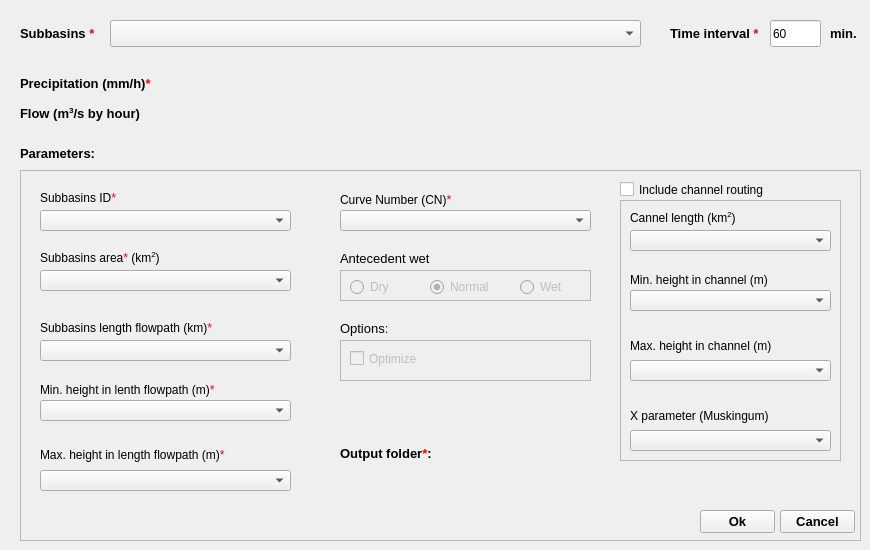
   <widget class="QWidget" name="tab_model">
    <property name="whatsThis">
     <string>&lt;html&gt;&lt;head/&gt;&lt;body&gt;&lt;p&gt;Input data and model parameters&lt;/p&gt;&lt;/body&gt;&lt;/html&gt;</string>
    </property>
    <attribute name="title">
     <string>Model</string>
    </attribute>
    <widget class="QLabel" name="label">
     <property name="geometry">
      <rect>
       <x>20</x>
       <y>20</y>
       <width>81</width>
       <height>27</height>
      </rect>
     </property>
     <property name="font">
      <font>
       <family>Arial</family>
       <pointsize>10</pointsize>
       <weight>75</weight>
       <bold>true</bold>
      </font>
     </property>
     <property name="text">
      <string>&lt;html&gt;&lt;head/&gt;&lt;body&gt;&lt;p&gt;Subbasins &lt;span style=&quot; font-weight:600; color:#ff0000;&quot;&gt;*&lt;/span&gt;&lt;/p&gt;&lt;/body&gt;&lt;/html&gt;</string>
     </property>
     <property name="textFormat">
      <enum>Qt::AutoText</enum>
     </property>
    </widget>
    <widget class="QgsMapLayerComboBox" name="cb_invector">
     <property name="geometry">
      <rect>
       <x>110</x>
       <y>20</y>
       <width>531</width>
       <height>27</height>
      </rect>
     </property>
    </widget>
    <widget class="QFrame" name="frame">
     <property name="geometry">
      <rect>
       <x>20</x>
       <y>170</y>
       <width>841</width>
       <height>371</height>
      </rect>
     </property>
     <property name="frameShape">
      <enum>QFrame::StyledPanel</enum>
     </property>
     <property name="frameShadow">
      <enum>QFrame::Raised</enum>
     </property>
     <widget class="QgsFieldComboBox" name="cb_area">
      <property name="geometry">
       <rect>
        <x>20</x>
        <y>100</y>
        <width>251</width>
        <height>21</height>
       </rect>
      </property>
      <property name="duplicatesEnabled">
       <bool>true</bool>
      </property>
      <property name="allowEmptyFieldName">
       <bool>true</bool>
      </property>
     </widget>
     <widget class="QLabel" name="label_2">
      <property name="geometry">
       <rect>
        <x>20</x>
        <y>150</y>
        <width>221</width>
        <height>16</height>
       </rect>
      </property>
      <property name="font">
       <font>
        <family>Arial</family>
        <pointsize>9</pointsize>
        <weight>50</weight>
        <bold>false</bold>
       </font>
      </property>
      <property name="text">
       <string>&lt;html&gt;&lt;head/&gt;&lt;body&gt;&lt;p&gt;Subbasins length flowpath (km)&lt;span style=&quot; color:#ff0000;&quot;&gt;*&lt;/span&gt;&lt;/p&gt;&lt;/body&gt;&lt;/html&gt;</string>
      </property>
      <property name="textFormat">
       <enum>Qt::MarkdownText</enum>
      </property>
     </widget>
     <widget class="QLabel" name="label_3">
      <property name="geometry">
       <rect>
        <x>20</x>
        <y>80</y>
        <width>151</width>
        <height>16</height>
       </rect>
      </property>
      <property name="font">
       <font>
        <family>Arial</family>
        <pointsize>9</pointsize>
        <weight>50</weight>
        <bold>false</bold>
       </font>
      </property>
      <property name="text">
       <string>&lt;html&gt;&lt;head/&gt;&lt;body&gt;&lt;p&gt;Subbasins area&lt;span style=&quot; color:#ff0000;&quot;&gt;*&lt;/span&gt; (km&lt;span style=&quot; vertical-align:super;&quot;&gt;2&lt;/span&gt;)&lt;/p&gt;&lt;/body&gt;&lt;/html&gt;</string>
      </property>
      <property name="textFormat">
       <enum>Qt::MarkdownText</enum>
      </property>
     </widget>
     <widget class="QgsFieldComboBox" name="cb_lp">
      <property name="geometry">
       <rect>
        <x>20</x>
        <y>170</y>
        <width>251</width>
        <height>21</height>
       </rect>
      </property>
      <property name="acceptDrops">
       <bool>false</bool>
      </property>
      <property name="duplicatesEnabled">
       <bool>true</bool>
      </property>
      <property name="allowEmptyFieldName">
       <bool>true</bool>
      </property>
     </widget>
     <widget class="QFrame" name="frame_2">
      <property name="geometry">
       <rect>
        <x>320</x>
        <y>100</y>
        <width>251</width>
        <height>31</height>
       </rect>
      </property>
      <property name="frameShape">
       <enum>QFrame::StyledPanel</enum>
      </property>
      <property name="frameShadow">
       <enum>QFrame::Raised</enum>
      </property>
      <widget class="QRadioButton" name="rb_dry">
       <property name="enabled">
        <bool>false</bool>
       </property>
       <property name="geometry">
        <rect>
         <x>10</x>
         <y>10</y>
         <width>61</width>
         <height>14</height>
        </rect>
       </property>
       <property name="font">
        <font>
         <family>Arial</family>
         <pointsize>9</pointsize>
         <weight>50</weight>
         <bold>false</bold>
        </font>
       </property>
       <property name="text">
        <string>Dry</string>
       </property>
      </widget>
      <widget class="QRadioButton" name="rb_wet">
       <property name="enabled">
        <bool>false</bool>
       </property>
       <property name="geometry">
        <rect>
         <x>180</x>
         <y>10</y>
         <width>51</width>
         <height>14</height>
        </rect>
       </property>
       <property name="font">
        <font>
         <family>Arial</family>
         <pointsize>9</pointsize>
         <weight>50</weight>
         <bold>false</bold>
        </font>
       </property>
       <property name="text">
        <string>Wet</string>
       </property>
      </widget>
      <widget class="QRadioButton" name="rb_normal">
       <property name="enabled">
        <bool>false</bool>
       </property>
       <property name="geometry">
        <rect>
         <x>90</x>
         <y>10</y>
         <width>71</width>
         <height>14</height>
        </rect>
       </property>
       <property name="font">
        <font>
         <family>Arial</family>
         <pointsize>9</pointsize>
         <weight>50</weight>
         <bold>false</bold>
        </font>
       </property>
       <property name="text">
        <string>Normal</string>
       </property>
       <property name="checked">
        <bool>true</bool>
       </property>
      </widget>
     </widget>
     <widget class="QLabel" name="label_13">
      <property name="geometry">
       <rect>
        <x>320</x>
        <y>20</y>
        <width>171</width>
        <height>20</height>
       </rect>
      </property>
      <property name="font">
       <font>
        <family>Arial</family>
        <pointsize>9</pointsize>
        <weight>50</weight>
        <bold>false</bold>
       </font>
      </property>
      <property name="text">
       <string>&lt;html&gt;&lt;head/&gt;&lt;body&gt;&lt;p&gt;Curve Number (CN)&lt;span style=&quot; color:#ff0000;&quot;&gt;*&lt;/span&gt;&lt;/p&gt;&lt;/body&gt;&lt;/html&gt;</string>
      </property>
     </widget>
     <widget class="QgsFieldComboBox" name="cb_cn">
      <property name="geometry">
       <rect>
        <x>320</x>
        <y>40</y>
        <width>251</width>
        <height>21</height>
       </rect>
      </property>
      <property name="duplicatesEnabled">
       <bool>true</bool>
      </property>
      <property name="allowEmptyFieldName">
       <bool>true</bool>
      </property>
     </widget>
     <widget class="QLabel" name="label_14">
      <property name="geometry">
       <rect>
        <x>20</x>
        <y>210</y>
        <width>271</width>
        <height>20</height>
       </rect>
      </property>
      <property name="font">
       <font>
        <family>Arial</family>
        <pointsize>9</pointsize>
        <weight>50</weight>
        <bold>false</bold>
       </font>
      </property>
      <property name="text">
       <string>&lt;html&gt;&lt;head/&gt;&lt;body&gt;&lt;p&gt;Min. height in lenth flowpath (m)&lt;span style=&quot; color:#ff0000;&quot;&gt;*&lt;/span&gt;&lt;/p&gt;&lt;/body&gt;&lt;/html&gt;</string>
      </property>
     </widget>
     <widget class="QgsFieldComboBox" name="cb_max_height">
      <property name="geometry">
       <rect>
        <x>20</x>
        <y>300</y>
        <width>251</width>
        <height>21</height>
       </rect>
      </property>
      <property name="duplicatesEnabled">
       <bool>true</bool>
      </property>
      <property name="allowEmptyFieldName">
       <bool>true</bool>
      </property>
     </widget>
     <widget class="QLabel" name="label_8">
      <property name="geometry">
       <rect>
        <x>20</x>
        <y>270</y>
        <width>221</width>
        <height>31</height>
       </rect>
      </property>
      <property name="font">
       <font>
        <family>Arial</family>
        <pointsize>9</pointsize>
        <weight>50</weight>
        <bold>false</bold>
       </font>
      </property>
      <property name="text">
       <string>&lt;html&gt;&lt;head/&gt;&lt;body&gt;&lt;p&gt;Max. height in length flowpath (m)&lt;span style=&quot; color:#ff0000;&quot;&gt;*&lt;/span&gt;&lt;/p&gt;&lt;/body&gt;&lt;/html&gt;</string>
      </property>
     </widget>
     <widget class="QgsFieldComboBox" name="cb_ID">
      <property name="geometry">
       <rect>
        <x>20</x>
        <y>40</y>
        <width>251</width>
        <height>21</height>
       </rect>
      </property>
      <property name="duplicatesEnabled">
       <bool>true</bool>
      </property>
      <property name="allowEmptyFieldName">
       <bool>true</bool>
      </property>
     </widget>
     <widget class="QLabel" name="label_7">
      <property name="geometry">
       <rect>
        <x>20</x>
        <y>20</y>
        <width>151</width>
        <height>16</height>
       </rect>
      </property>
      <property name="font">
       <font>
        <family>Arial</family>
        <pointsize>9</pointsize>
        <weight>50</weight>
        <bold>false</bold>
       </font>
      </property>
      <property name="text">
       <string>&lt;html&gt;&lt;head/&gt;&lt;body&gt;&lt;p&gt;Subbasins ID&lt;span style=&quot; color:#ff0000;&quot;&gt;*&lt;/span&gt;&lt;/p&gt;&lt;/body&gt;&lt;/html&gt;</string>
      </property>
     </widget>
     <widget class="QgsFieldComboBox" name="cb_min_height">
      <property name="geometry">
       <rect>
        <x>20</x>
        <y>230</y>
        <width>251</width>
        <height>21</height>
       </rect>
      </property>
      <property name="duplicatesEnabled">
       <bool>true</bool>
      </property>
      <property name="allowEmptyFieldName">
       <bool>true</bool>
      </property>
     </widget>
     <widget class="QLabel" name="label_6">
      <property name="geometry">
       <rect>
        <x>320</x>
        <y>80</y>
        <width>181</width>
        <height>16</height>
       </rect>
      </property>
      <property name="font">
       <font>
        <family>Arial</family>
        <pointsize>10</pointsize>
        <weight>50</weight>
        <bold>false</bold>
       </font>
      </property>
      <property name="text">
       <string>Antecedent wet</string>
      </property>
     </widget>
     <widget class="QFrame" name="frame_3">
      <property name="geometry">
       <rect>
        <x>600</x>
        <y>30</y>
        <width>221</width>
        <height>261</height>
       </rect>
      </property>
      <property name="frameShape">
       <enum>QFrame::StyledPanel</enum>
      </property>
      <property name="frameShadow">
       <enum>QFrame::Raised</enum>
      </property>
      <widget class="QgsFieldComboBox" name="cb_lc">
       <property name="enabled">
        <bool>true</bool>
       </property>
       <property name="geometry">
        <rect>
         <x>10</x>
         <y>30</y>
         <width>201</width>
         <height>21</height>
        </rect>
       </property>
       <property name="acceptDrops">
        <bool>false</bool>
       </property>
       <property name="duplicatesEnabled">
        <bool>true</bool>
       </property>
       <property name="allowEmptyFieldName">
        <bool>true</bool>
       </property>
      </widget>
      <widget class="QLabel" name="label_15">
       <property name="geometry">
        <rect>
         <x>10</x>
         <y>10</y>
         <width>161</width>
         <height>16</height>
        </rect>
       </property>
       <property name="font">
        <font>
         <family>Arial</family>
         <pointsize>9</pointsize>
         <weight>50</weight>
         <bold>false</bold>
        </font>
       </property>
       <property name="text">
        <string>Cannel length (km&lt;sup&gt;2&lt;/sup&gt;)</string>
       </property>
       <property name="textFormat">
        <enum>Qt::MarkdownText</enum>
       </property>
      </widget>
      <widget class="QLabel" name="label_16">
       <property name="geometry">
        <rect>
         <x>10</x>
         <y>70</y>
         <width>201</width>
         <height>20</height>
        </rect>
       </property>
       <property name="font">
        <font>
         <family>Arial</family>
         <pointsize>9</pointsize>
         <weight>50</weight>
         <bold>false</bold>
        </font>
       </property>
       <property name="text">
        <string>Min. height in channel (m)</string>
       </property>
      </widget>
      <widget class="QgsFieldComboBox" name="cb_minl">
       <property name="enabled">
        <bool>true</bool>
       </property>
       <property name="geometry">
        <rect>
         <x>10</x>
         <y>90</y>
         <width>201</width>
         <height>21</height>
        </rect>
       </property>
       <property name="duplicatesEnabled">
        <bool>true</bool>
       </property>
       <property name="allowEmptyFieldName">
        <bool>true</bool>
       </property>
      </widget>
      <widget class="QLabel" name="label_17">
       <property name="geometry">
        <rect>
         <x>10</x>
         <y>130</y>
         <width>181</width>
         <height>31</height>
        </rect>
       </property>
       <property name="font">
        <font>
         <family>Arial</family>
         <pointsize>9</pointsize>
         <weight>50</weight>
         <bold>false</bold>
        </font>
       </property>
       <property name="text">
        <string>Max. height in channel (m)</string>
       </property>
      </widget>
      <widget class="QgsFieldComboBox" name="cb_maxl">
       <property name="enabled">
        <bool>true</bool>
       </property>
       <property name="geometry">
        <rect>
         <x>10</x>
         <y>160</y>
         <width>201</width>
         <height>21</height>
        </rect>
       </property>
       <property name="duplicatesEnabled">
        <bool>true</bool>
       </property>
       <property name="allowEmptyFieldName">
        <bool>true</bool>
       </property>
      </widget>
      <widget class="QLabel" name="label_20">
       <property name="geometry">
        <rect>
         <x>10</x>
         <y>200</y>
         <width>181</width>
         <height>31</height>
        </rect>
       </property>
       <property name="font">
        <font>
         <family>Arial</family>
         <pointsize>9</pointsize>
         <weight>50</weight>
         <bold>false</bold>
        </font>
       </property>
       <property name="text">
        <string>X parameter (Muskingum)</string>
       </property>
      </widget>
      <widget class="QgsFieldComboBox" name="cb_X">
       <property name="enabled">
        <bool>true</bool>
       </property>
       <property name="geometry">
        <rect>
         <x>10</x>
         <y>230</y>
         <width>201</width>
         <height>21</height>
        </rect>
       </property>
       <property name="duplicatesEnabled">
        <bool>true</bool>
       </property>
       <property name="allowEmptyFieldName">
        <bool>true</bool>
       </property>
      </widget>
     </widget>
     <widget class="QCheckBox" name="ch_routing">
      <property name="geometry">
       <rect>
        <x>600</x>
        <y>11</y>
        <width>211</width>
        <height>17</height>
       </rect>
      </property>
      <property name="font">
       <font>
        <family>Arial</family>
        <pointsize>9</pointsize>
        <weight>50</weight>
        <bold>false</bold>
       </font>
      </property>
      <property name="text">
       <string>Include channel routing</string>
      </property>
      <property name="checked">
       <bool>false</bool>
      </property>
     </widget>
     <widget class="QgsFileWidget" name="output2">
      <property name="enabled">
       <bool>true</bool>
      </property>
      <property name="geometry">
       <rect>
        <x>320</x>
        <y>300</y>
        <width>511</width>
        <height>27</height>
       </rect>
      </property>
     </widget>
     <widget class="QLabel" name="label_11">
      <property name="geometry">
       <rect>
        <x>320</x>
        <y>270</y>
        <width>221</width>
        <height>27</height>
       </rect>
      </property>
      <property name="font">
       <font>
        <family>Arial</family>
        <pointsize>10</pointsize>
        <weight>75</weight>
        <bold>true</bold>
       </font>
      </property>
      <property name="text">
       <string>&lt;html&gt;&lt;head/&gt;&lt;body&gt;&lt;p&gt;Output folder&lt;span style=&quot; color:#ff0000;&quot;&gt;*&lt;/span&gt;:&lt;/p&gt;&lt;/body&gt;&lt;/html&gt;</string>
      </property>
     </widget>
     <widget class="QPushButton" name="pushButtoncancel">
      <property name="geometry">
       <rect>
        <x>760</x>
        <y>340</y>
        <width>75</width>
        <height>23</height>
       </rect>
      </property>
      <property name="font">
       <font>
        <family>Arial</family>
        <pointsize>10</pointsize>
        <weight>75</weight>
        <bold>true</bold>
       </font>
      </property>
      <property name="text">
       <string>Cancel</string>
      </property>
     </widget>
     <widget class="QPushButton" name="pushButtonok">
      <property name="geometry">
       <rect>
        <x>680</x>
        <y>340</y>
        <width>75</width>
        <height>23</height>
       </rect>
      </property>
      <property name="font">
       <font>
        <family>Arial</family>
        <pointsize>10</pointsize>
        <weight>75</weight>
        <bold>true</bold>
       </font>
      </property>
      <property name="text">
       <string>Ok</string>
      </property>
     </widget>
     <widget class="QFrame" name="frame_4">
      <property name="geometry">
       <rect>
        <x>320</x>
        <y>170</y>
        <width>251</width>
        <height>41</height>
       </rect>
      </property>
      <property name="frameShape">
       <enum>QFrame::StyledPanel</enum>
      </property>
      <property name="frameShadow">
       <enum>QFrame::Raised</enum>
      </property>
      <widget class="QCheckBox" name="ch_optimize">
       <property name="enabled">
        <bool>false</bool>
       </property>
       <property name="geometry">
        <rect>
         <x>10</x>
         <y>10</y>
         <width>101</width>
         <height>17</height>
        </rect>
       </property>
       <property name="font">
        <font>
         <family>Arial</family>
         <pointsize>9</pointsize>
         <weight>50</weight>
         <bold>false</bold>
        </font>
       </property>
       <property name="text">
        <string>Optimize</string>
       </property>
      </widget>
     </widget>
     <widget class="QLabel" name="label_23">
      <property name="geometry">
       <rect>
        <x>320</x>
        <y>150</y>
        <width>181</width>
        <height>16</height>
       </rect>
      </property>
      <property name="font">
       <font>
        <family>Arial</family>
        <pointsize>10</pointsize>
        <weight>50</weight>
        <bold>false</bold>
       </font>
      </property>
      <property name="text">
       <string>Options:</string>
      </property>
     </widget>
     <zorder>cb_area</zorder>
     <zorder>label_2</zorder>
     <zorder>label_3</zorder>
     <zorder>cb_lp</zorder>
     <zorder>frame_2</zorder>
     <zorder>label_13</zorder>
     <zorder>cb_cn</zorder>
     <zorder>label_14</zorder>
     <zorder>cb_max_height</zorder>
     <zorder>label_8</zorder>
     <zorder>cb_ID</zorder>
     <zorder>label_7</zorder>
     <zorder>cb_min_height</zorder>
     <zorder>label_6</zorder>
     <zorder>frame_3</zorder>
     <zorder>ch_routing</zorder>
     <zorder>label_11</zorder>
     <zorder>pushButtoncancel</zorder>
     <zorder>pushButtonok</zorder>
     <zorder>output2</zorder>
     <zorder>frame_4</zorder>
     <zorder>label_23</zorder>
    </widget>
    <widget class="QLabel" name="label_5">
     <property name="geometry">
      <rect>
       <x>20</x>
       <y>140</y>
       <width>91</width>
       <height>27</height>
      </rect>
     </property>
     <property name="font">
      <font>
       <family>Arial</family>
       <pointsize>10</pointsize>
       <weight>75</weight>
       <bold>true</bold>
      </font>
     </property>
     <property name="text">
      <string>Parameters:</string>
     </property>
    </widget>
    <widget class="QLabel" name="label_9">
     <property name="geometry">
      <rect>
       <x>20</x>
       <y>70</y>
       <width>191</width>
       <height>27</height>
      </rect>
     </property>
     <property name="font">
      <font>
       <family>Arial</family>
       <pointsize>10</pointsize>
       <weight>75</weight>
       <bold>true</bold>
      </font>
     </property>
     <property name="text">
      <string>&lt;html&gt;&lt;head/&gt;&lt;body&gt;&lt;p&gt;Precipitation (mm/h)&lt;span style=&quot; color:#ff0000;&quot;&gt;*&lt;/span&gt;&lt;/p&gt;&lt;/body&gt;&lt;/html&gt;</string>
     </property>
    </widget>
    <widget class="QLabel" name="label_10">
     <property name="geometry">
      <rect>
       <x>20</x>
       <y>100</y>
       <width>161</width>
       <height>27</height>
      </rect>
     </property>
     <property name="font">
      <font>
       <family>Arial</family>
       <pointsize>10</pointsize>
       <weight>75</weight>
       <bold>true</bold>
      </font>
     </property>
     <property name="text">
      <string>Flow (m&lt;sup&gt;3&lt;/sup&gt;/s by hour)</string>
     </property>
     <property name="textFormat">
      <enum>Qt::MarkdownText</enum>
     </property>
    </widget>
    <widget class="QgsFileWidget" name="input_P">
     <property name="geometry">
      <rect>
       <x>190</x>
       <y>70</y>
       <width>671</width>
       <height>27</height>
      </rect>
     </property>
    </widget>
    <widget class="QgsFileWidget" name="input_Q">
     <property name="geometry">
      <rect>
       <x>190</x>
       <y>100</y>
       <width>671</width>
       <height>27</height>
      </rect>
     </property>
    </widget>
    <widget class="QLabel" name="label_18">
     <property name="geometry">
      <rect>
       <x>670</x>
       <y>20</y>
       <width>101</width>
       <height>27</height>
      </rect>
     </property>
     <property name="font">
      <font>
       <family>Arial</family>
       <pointsize>10</pointsize>
       <weight>75</weight>
       <bold>true</bold>
      </font>
     </property>
     <property name="text">
      <string>&lt;html&gt;&lt;head/&gt;&lt;body&gt;&lt;p&gt;Time interval &lt;span style=&quot; color:#ff0000;&quot;&gt;*&lt;/span&gt;&lt;/p&gt;&lt;/body&gt;&lt;/html&gt;</string>
     </property>
     <property name="textFormat">
      <enum>Qt::AutoText</enum>
     </property>
    </widget>
    <widget class="QLabel" name="label_19">
     <property name="geometry">
      <rect>
       <x>830</x>
       <y>20</y>
       <width>31</width>
       <height>27</height>
      </rect>
     </property>
     <property name="font">
      <font>
       <family>Arial</family>
       <pointsize>10</pointsize>
       <weight>75</weight>
       <bold>true</bold>
      </font>
     </property>
     <property name="text">
      <string>&lt;html&gt;&lt;head/&gt;&lt;body&gt;&lt;p&gt;&lt;span style=&quot; color:#000000;&quot;&gt;min.&lt;/span&gt;&lt;/p&gt;&lt;/body&gt;&lt;/html&gt;</string>
     </property>
     <property name="textFormat">
      <enum>Qt::AutoText</enum>
     </property>
    </widget>
    <widget class="QLineEdit" name="lineEdit_interval">
     <property name="geometry">
      <rect>
       <x>770</x>
       <y>20</y>
       <width>51</width>
       <height>27</height>
      </rect>
     </property>
     <property name="layoutDirection">
      <enum>Qt::LeftToRight</enum>
     </property>
     <property name="text">
      <string>60</string>
     </property>
    </widget>
   </widget>
